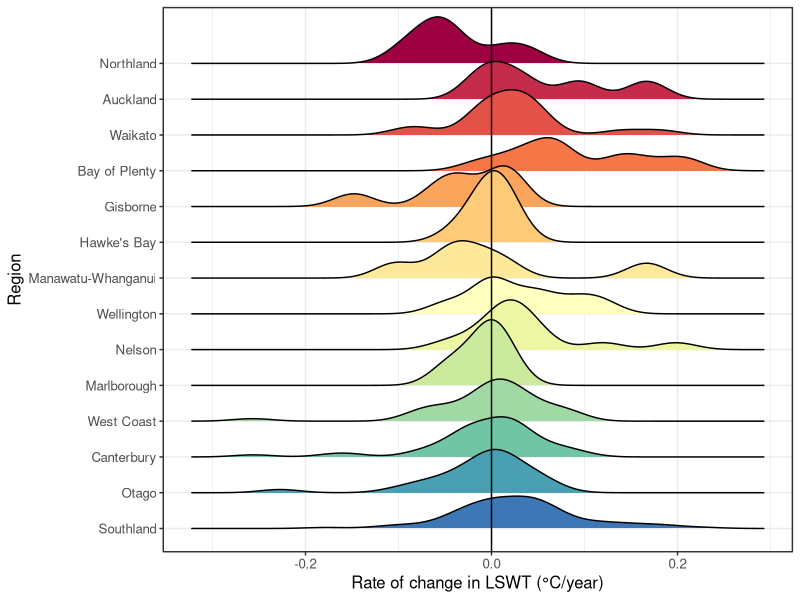
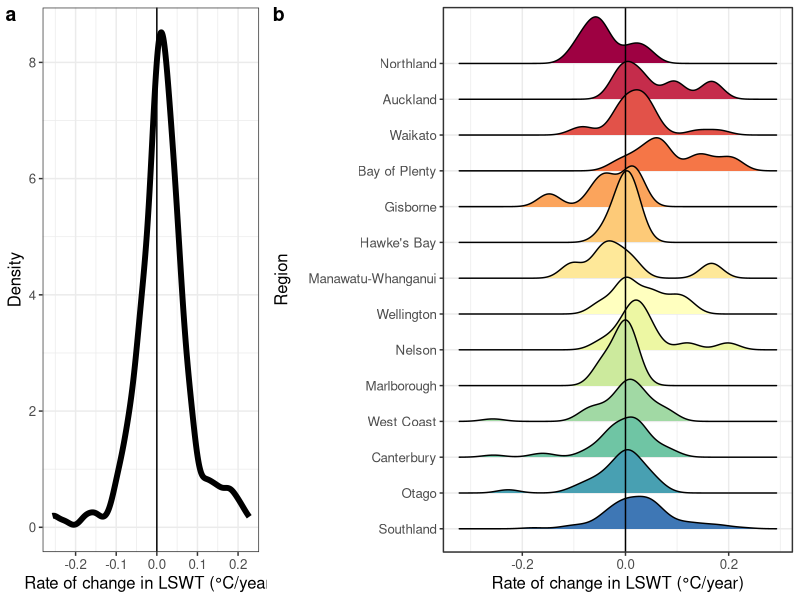
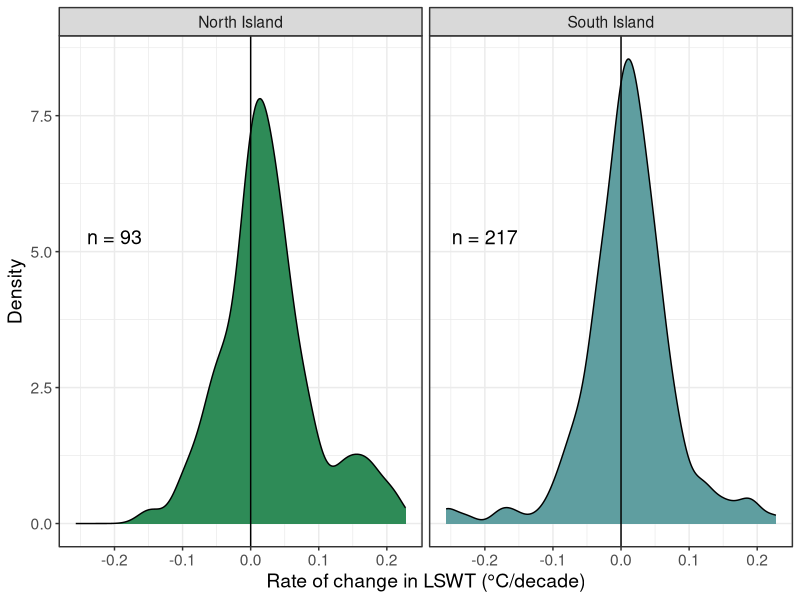
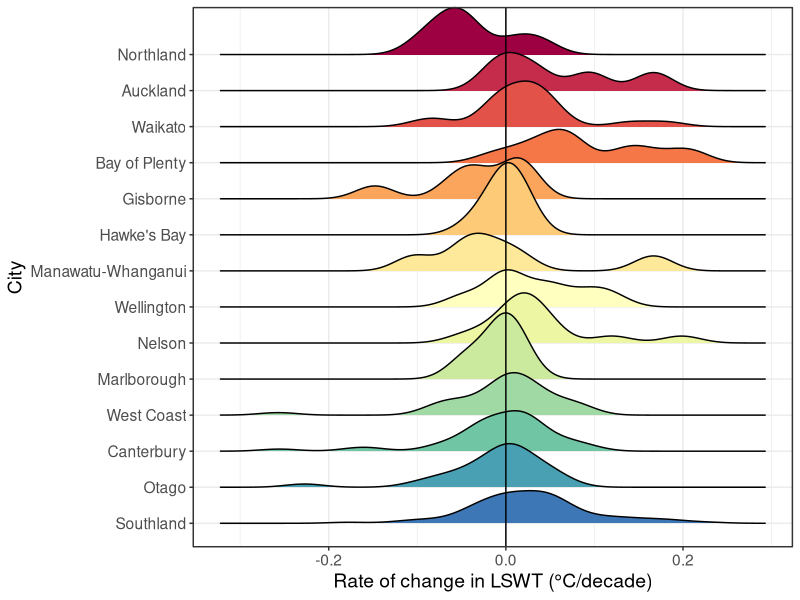
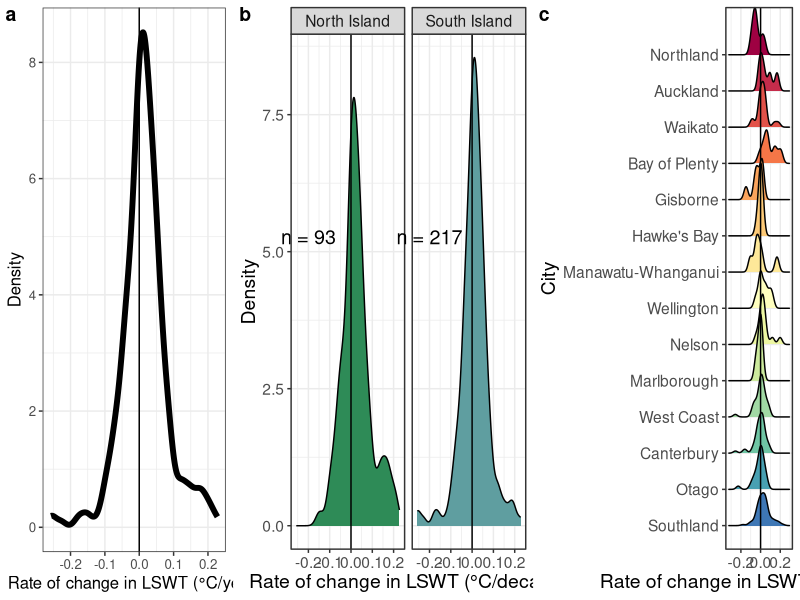
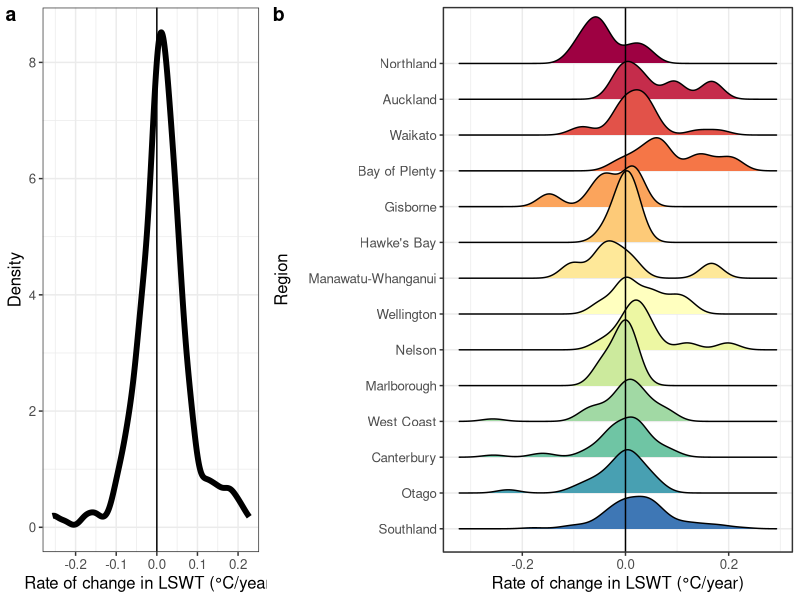
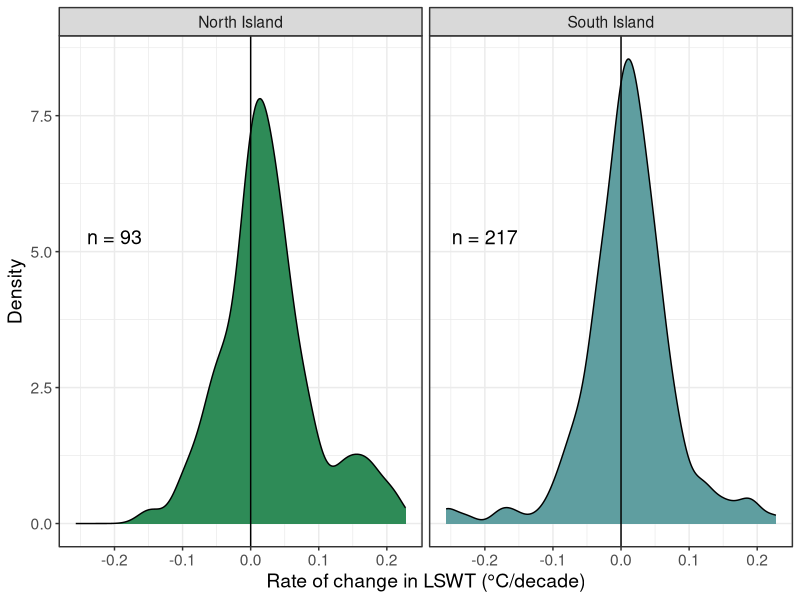
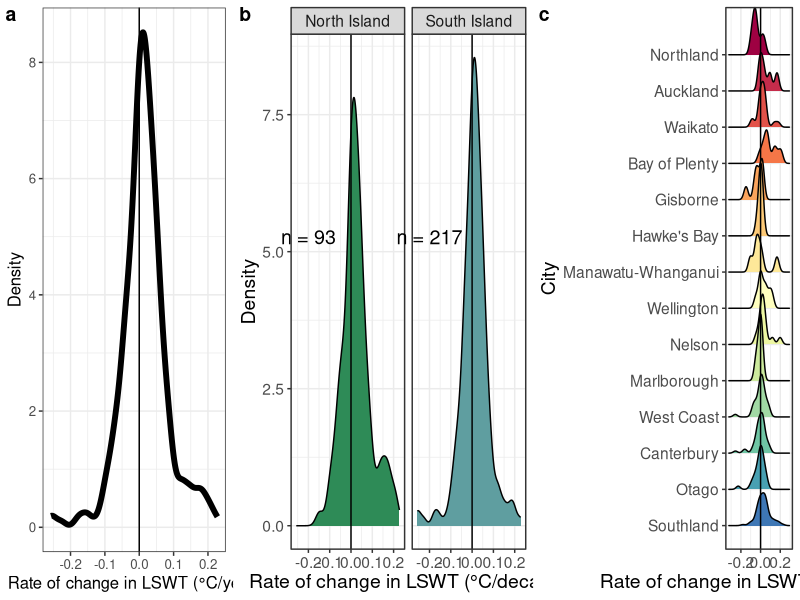

Source code (R) for these figures, in order:
# plot LSWT trends distributions
library(tidyverse)
library(RColorBrewer)
library(ggridges)
library(ggpubr)

# read LSWT output
sen <- read.csv('./data/output/sen_slope_LSWT_annual_mean_30_districts_landsat7.csv')

# remove district with NA
sen <- sen %>% 
  filter(!is.na(district))

##################
# ADD REGION AS COLUMN, SPLIT DISTRICT
sen <- sen %>% 
  mutate(region = sub(".*\\((.*)\\)", "\\1", district),
         city = sub(" \\(.*\\)", "", district)) %>% 
  mutate(island = ifelse(region %in% c('Northland',
                                       'Auckland', 'Waikato',
                                       'Bay of Plenty',
                                       'Gisborne', "Hawke's Bay", 
                                       'Manawatu-Whanganui', 'Taranaki', 
                                       'Wellington'), 
                         'North Island', 'South Island')) %>% 
  arrange(region, city)


sen$region <- factor(sen$region, levels = c('Northland',
                                            'Auckland', 'Waikato',
                                            'Bay of Plenty',
                                            'Gisborne', "Hawke's Bay", 
                                            'Manawatu-Whanganui', 'Taranaki', 
                                            'Wellington',
                                            'Nelson', "Marlborough",
                                            'West Coast','Canterbury', 
                                            'Otago',
                                            'Southland'))

sen$city <- factor(sen$city, levels = c('Kerikeri', 'Whangarei',
                                        'Whangaparaoa', 'Auckland',
                                        'Hamilton', 'Taupo',
                                        'Rotorua', 'Tauranga',
                                        'Gisborne', 'Napier', 
                                        'Dannevirke', 'Taumarunui',
                                        'Waiouru', 'Whanganui',
                                        'New Plymouth', 'Masterton',
                                        'Wellington', 'Nelson',
                                        'Blenheim', 'Hokitika',
                                        'Reefton', 'Christchurch',
                                        'Lake Tekapo', 'Tara Hills',
                                        'Timaru', 'Dunedin',
                                        'Queenstown', 'Gore',
                                        'Invercargill', 'Milford Sound'))


a <- ggplot(sen, aes(x = sen_slope)) +
  geom_density(size = 2) +
  xlab('Rate of change in LSWT (°C/year)') +
  ylab('Density') +
  geom_vline(xintercept = 0) +
  theme_bw() +
  theme(text = element_text(size = 12))

# set up color palette
n_colors <- length(levels(sen$region))
colors <- colorRampPalette(brewer.pal(11, "Spectral"))(n_colors)

sen <- sen %>% 
  arrange(region, city) 

b <- sen %>% 
  filter(n > 3) %>% 
  ggplot(aes(x = sen_slope, y = fct_rev(region), fill = region)) +
  geom_density_ridges(scale = 2) +
  xlab('Rate of change in LSWT (°C/year)') +
  coord_cartesian(clip = 'off') +      # Allow plot to extend beyond the default area
  ylab('Region') +
  scale_y_discrete(expand = expansion(mult = c(0.05, 0.12))) +  # Add space between ridges
  scale_fill_manual(values = colors) +
  #facet_wrap(~island, scales = 'free_y') +
  geom_vline(xintercept = 0) +
  labs(fill = 'Region') +
  theme_bw() +
  theme(text = element_text(size = 12),
        legend.position = 'none')
b

lswt_rate <- ggarrange(a, b, widths = c(1, 2),
                       labels = 'auto')
lswt_rate

ggsave('./figures/landsat_7/rate_of_change_LWST.png', lswt_rate, 
       dpi = 300, units = 'mm', height = 400, width = 800, scale = 0.3)

mean_island <- sen %>% 
  group_by(island) %>% 
  summarise(mean_sen = mean(sen_slope, na.rm = TRUE),
            median_sen = median(sen_slope, na.rm = TRUE),
            max_sen = max(sen_slope, na.rm = TRUE),
            min_sen = min(sen_slope, na.rm = TRUE),
            sd_sen = sd(sen_slope, na.rm = TRUE),
            n_lakes = n())
mean_island

island_cool_warm <- sen %>% 
  group_by(island) %>% 
  summarise(pct_cool = sum(sen_slope < 0)/n(),
            pct_warm = sum(sen_slope > 0)/n())
island_cool_warm

figSI_islands <- ggplot(sen, aes(x = sen_slope, fill = island)) +
  geom_density() +
  geom_text(
    data = mean_island,
    aes(x = -0.2, y = 5, label = paste("n =", n_lakes)),
    inherit.aes = FALSE,
    vjust = -0.5,
    size = 5) +
  xlab('Rate of change in LSWT (°C/decade)') +
  coord_cartesian(clip = 'off') +      # Allow plot to extend beyond the default area
  scale_fill_manual(values = c(colors[2], colors[14])) +
  facet_wrap(~island) +
  scale_fill_manual(values = c('#2E8B57', '#5F9EA0')) +
  geom_vline(xintercept = 0) +
  labs(fill = 'Island') +
  theme_bw() +
  ylab('Density') +
  theme(text = element_text(size = 14),
        legend.position = 'none')

figSI_islands
ggsave('./figures/SI_figs/landsat_7/distribution_LSWT_change_islands.png', figSI_islands, 
       dpi = 300, units = 'mm', height = 400, width = 600, scale = 0.3)
# mean trends by region
reg_trend <- sen %>% 
  group_by(region) %>% 
  summarise(mean_sen = mean(sen_slope, na.rm = TRUE),
            median_sen = median(sen_slope, na.rm = TRUE),
            sd = sd(sen_slope, na.rm = TRUE),
            n_lakes = n())

reg_trend <- reg_trend %>% 
  mutate(mean_sen = round(mean_sen, 2),
         median_sen = round(median_sen, 2),
         sd = round(sd, 2))
reg_trend

summary_trends <- sen %>% 
  summarise(mean_sen = mean(sen_slope, na.rm = TRUE),
            median_sen = median(sen_slope, na.rm = TRUE),
            sd = sd(sen_slope, na.rm = TRUE),
            n_lakes = n(),
            pct_cool = sum(sen_slope < 0)/n(),
            pct_warm = sum(sen_slope > 0)/n())

summary_trends
write.csv(reg_trend, './data/output/LSWT_trend_stats_region.csv', row.names = FALSE)

#########################################
## plot for GLEON poster

# do plot b with just regions, no city
b <- sen %>% 
  filter(n > 3) %>% 
  ggplot(aes(x = sen_slope, y = fct_rev(region), fill = region)) +
  geom_density_ridges(scale = 2) +
  xlab('Rate of change in LSWT (°C/decade)') +
  coord_cartesian(clip = 'off') +      # Allow plot to extend beyond the default area
  ylab('City') +
  scale_y_discrete(expand = expansion(mult = c(0.05, 0.1))) +  # Add space between ridges
  scale_fill_manual(values = colors) +
  #facet_wrap(~island, scales = 'free_y') +
  geom_vline(xintercept = 0) +
  labs(fill = 'Region') +
  theme_bw() +
  theme(text = element_text(size = 14),
        legend.position = 'none')
b

gleon <- ggarrange(a, figSI_islands, b, widths = c(0.7, 0.9, 0.8),
                   labels = 'auto', ncol = 3)
gleon
ggsave('./figures/landsat_7/change_over_space_gleon.png', gleon, 
       dpi = 300, units = 'mm', height = 400, width = 1350, scale = 0.3)
